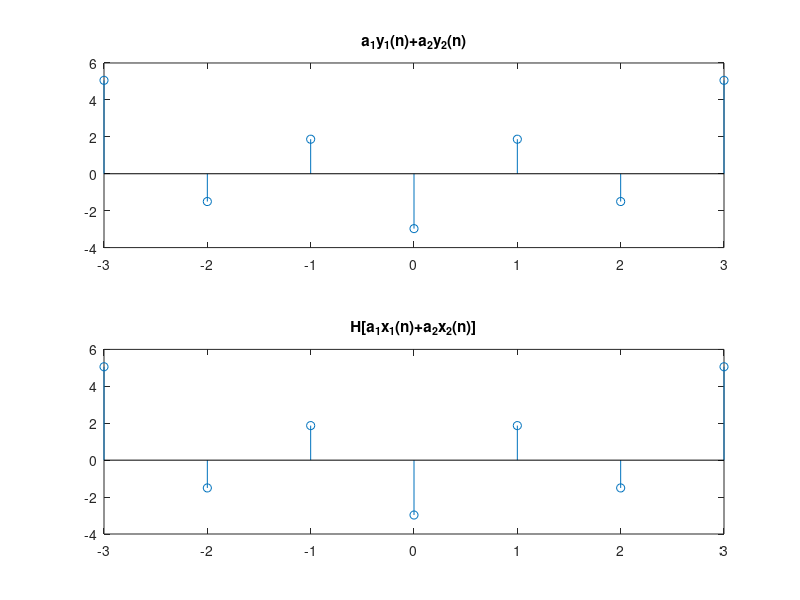

The MATLAB source for this figure:
%y(n) = x(n^2)
nl = -10; %Bien do trai tin hieu vao
nr = 10; %Bien do phai tin hieu vao
n = nl:nr;

nyl = floor(sqrt(abs(nl))); %Tinh bien do ben trai cua tin hieu ra
if(nl < 0)   
    nyl = nyl*(-1); 
end
    
nyr = floor(sqrt(abs(nr))); %Tinh bien do ben phai cua tin hieu ra
if(nr < 0)   
    nyr = nyr*(-1); 
end

ny = nyl : nyr; %N cua tin hieu ra
ny_size = nyr - nyl + 1; %Do dai mau cua tin hieu ra

x1 = randn(size(n)); %Tín hiệu x1 ngẫu nhiên
x2 = randn(size(n)); %Tín hiệu x2 ngẫu nhiên
a1 = 3; a2 = -2; %a1, a2 tùy ý

y1 = zeros(1, ny_size);
for i = 1: ny_size
   nyi = ny(i)^2; %N tin hieu ra: n = -3 thi ny = 9, vi du y(-3) = x(9); 
   if(nyi < nl || nyi > nr)
       y1(i) = 0;
   else
       y1(i) = x1(nyi -nl +1); % voi n = x thi gia tri cua tin hieu vao la x(n-nl+1)
   end
end

y2 = zeros(1, ny_size);
for i = 1: ny_size
    nyi = ny(i)^2;
    if(nyi < nl || nyi > nr)
       y2(i) = 0;
    else
       y2(i) = x2(nyi - nl + 1); 
    end
end

y_t = a1*y1+a2*y2; %Tong cua cac tin hieu ra ung voi cac tin hieu vao kem he so


y = zeros(1, ny_size); %Tin hieu ra khi tin hieu vao la tong cua cac tin hieu kem he so
x = a1*x1 + a2*x2; %Tin hieu vao la tong cua cac tin hieu kem he so
for i = 1:ny_size
    nyi = ny(i)^2;
    if(nyi < nl || nyi > nr)
       y(i) = 0;
    else
        y(i) = x(nyi - nl + 1); 
    end  
end

subplot(211), stem(ny,y_t);
title('a_1y_1(n)+a_2y_2(n)');

subplot(212), stem(ny,y);
title('H[a_1x_1(n)+a_2x_2(n)]');

%Ket luan: y(n) = x(n62) Tuyen tinh